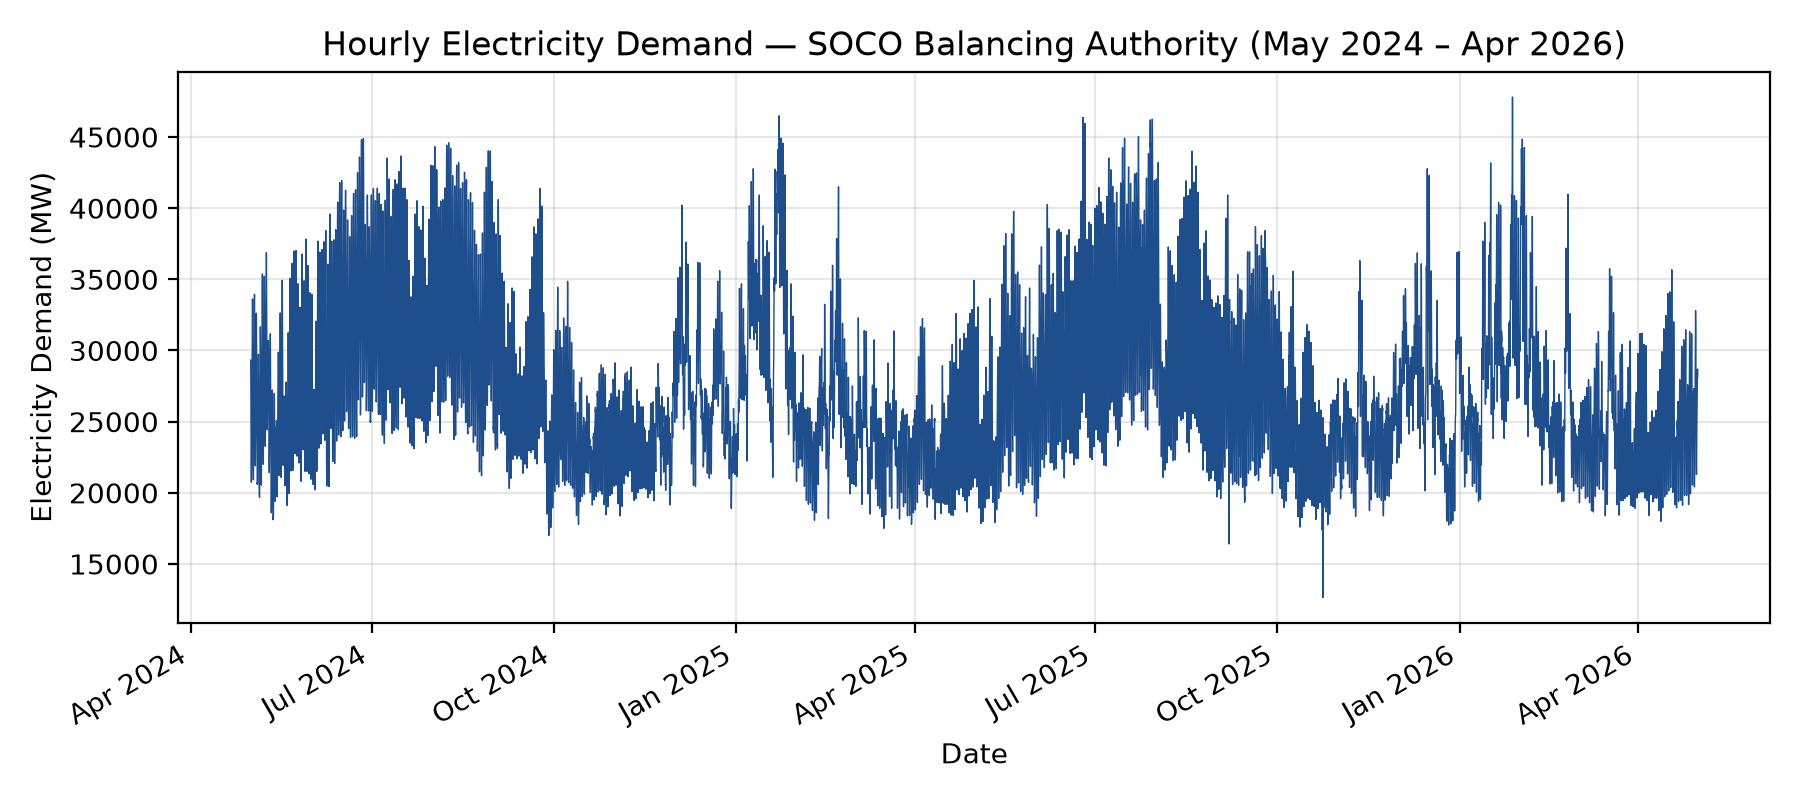

Generate this figure with Python:
import pandas as pd
import matplotlib
matplotlib.use("Agg")
import matplotlib.pyplot as plt
import matplotlib.dates as mdates

# Load and prepare data
df = pd.read_csv(
    "data/merged_energy_weather_2years.csv",
    parse_dates=["period"],
)
df = df.sort_values("period") # Sort by date

# Plot: hourly electricity demand over time
fig, ax = plt.subplots(figsize=(9, 4), dpi=200)
ax.plot(df["period"], df["demand_mw"], linewidth=0.5, color="#1f4e8c")

ax.set_xlabel("Date")                               # Set x-axis label
ax.set_ylabel("Electricity Demand (MW)")            # Set y-axis label
ax.set_title("Hourly Electricity Demand — SOCO Balancing Authority (May 2024 – Apr 2026)") # Set title

ax.xaxis.set_major_locator(mdates.MonthLocator(interval=3))
ax.xaxis.set_major_formatter(mdates.DateFormatter("%b %Y"))
fig.autofmt_xdate()                                  # Auto-format the x-axis labels for better readability


ax.grid(alpha=0.3)                                   # Add grid lines
plt.tight_layout()                                   # Adjust layout to prevent clipping of labels
plt.savefig("demand_over_time.png", dpi=200)         # Save the figure as a PNG file
plt.close()

print("Saved demand_over_time.png")
